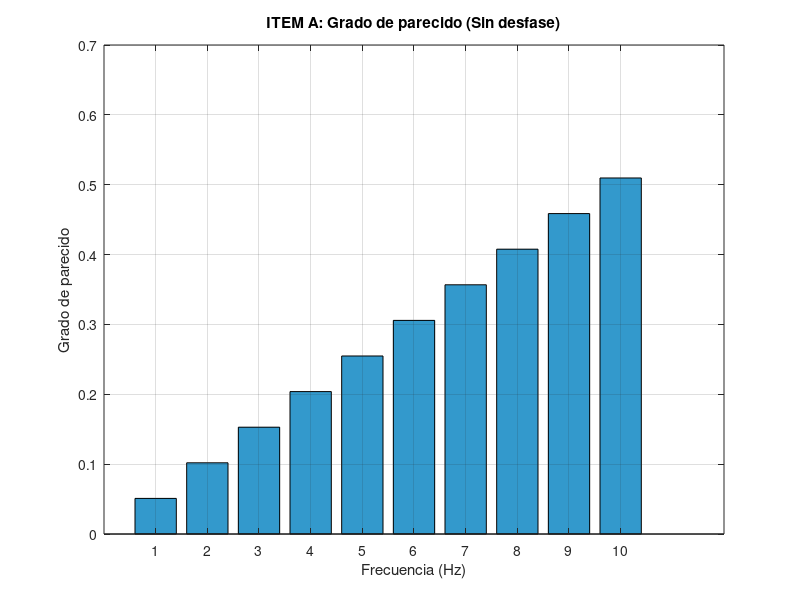
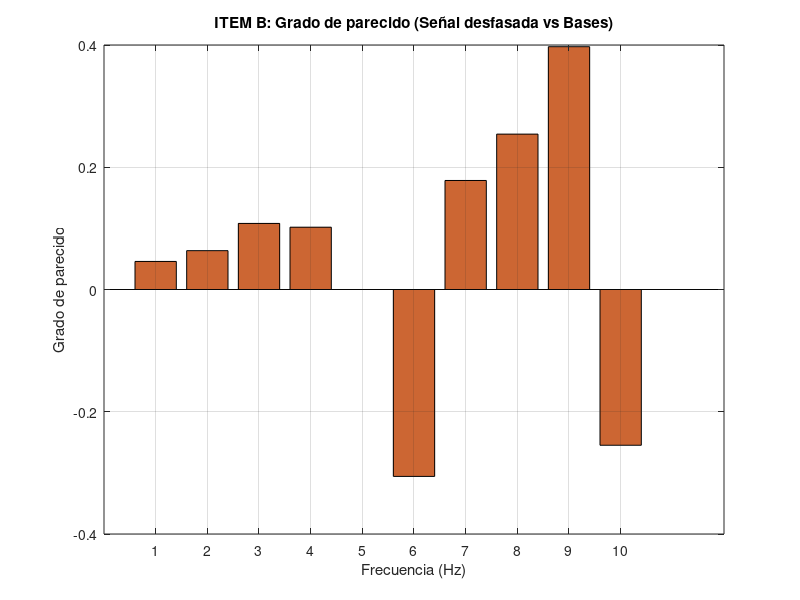
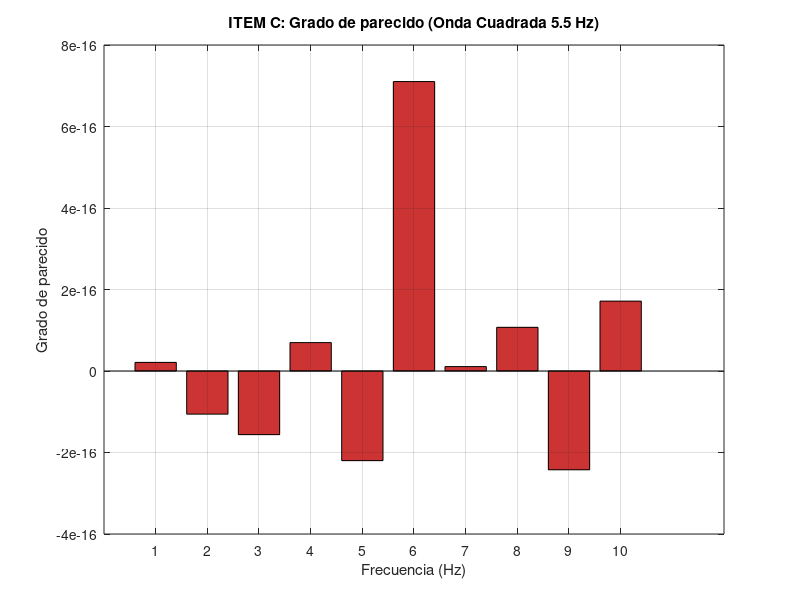

Reproduce these figures in MATLAB, in order.

fm = 1000;
t = (0:fm-1)/fm; 
frecuencias = 1:10;

coeficientes = 0.1:0.1:1;  % item a: sin fase
fases = [pi/7, pi*2/7, pi/4, 3*pi/9, pi/2, pi, pi/3, pi/3.5, pi/6, 2*pi/1.5];  % item b: con fase

% ITEM A ----------------
f1 = zeros(1, fm);
for i = 1:length(frecuencias)
    % Señal senoidal "a pata"
    y = sin(2 * pi * frecuencias(i) * t); 
    f1 = f1 + coeficientes(i) .* y;
end

% Calculamos el parecido con cada senoidal (sin fase)
parecidos1 = zeros(1, length(frecuencias));
for i = 1:length(frecuencias)
    y = sin(2 * pi * frecuencias(i) * t);
    % Producto interno normalizado
    parecidos1(i) = sum(f1 .* y) / (norm(f1) * norm(y)); 
end

figure(1)
bar(frecuencias, parecidos1, 'FaceColor', [0.2 0.6 0.8])
title('ITEM A: Grado de parecido (Sin desfase)');
xlabel('Frecuencia (Hz)')
ylabel('Grado de parecido')
grid on;

%si  los coeficientes fueran los mismos, el grafico de barras mostraria
%que el parecido de nuestra señal es el mismo con todas las frecuencias

%el parecido aumenta segun el peso de la frecuencia comparada dentro de la señal

%esto resulta de saber que las senoidales de distintas frecuencias (enteros)
%son ortogonales entre si, luego es facil ver que el resultado del producto interno
%entre la senoidal y nuestra señal tiene cos(tita) = 1,y el parecido solo depende del alfa (los alfa si se desarrolla)


% ITEM B ----------------
f2 = zeros(1, fm);
for i = 1:length(frecuencias)
    % Señal senoidal con desfase "a pata"
    y = sin(2 * pi * frecuencias(i) * t + fases(i));
    f2 = f2 + coeficientes(i) .* y;
end

% Calculamos el parecido con cada senoidal base (las originales SIN fase)
parecidos2 = zeros(1, length(frecuencias));
for i = 1:length(frecuencias)
    y = sin(2 * pi * frecuencias(i) * t); 
    parecidos2(i) = sum(f2 .* y) / (norm(f2) * norm(y));
end

figure(2)
bar(frecuencias, parecidos2, 'FaceColor', [0.8 0.4 0.2])
title('ITEM B: Grado de parecido (Señal desfasada vs Bases)');
xlabel('Frecuencia (Hz)')
ylabel('Grado de parecido')
grid on;

%Ahora el parecido de la sinusoidal con la señal ya no sirve como referencia para saber su peso dentro de la misma.
% Esto se debe a que el producto interno entre dos sinusoidales de igual frecuencia
% pero distinta fase varia como cos(phi), por lo que una componente con mucho peso
% pero desfasada cerca de pi/2 puede dar un parecido cercano a cero, y una desfasada
% cerca de pi puede dar un valor negativo

% ITEM C --------------------
% Onda cuadrada de 5.5 Hz "a pata" usando la función signo
cuadrada = sign(sin(2 * pi * 5.5 * t)); 

parecidos3 = zeros(1, length(frecuencias));
for i = 1:length(frecuencias)
    y = sin(2 * pi * frecuencias(i) * t);
    parecidos3(i) = sum(cuadrada .* y) / (norm(cuadrada) * norm(y));
end

figure(3)
bar(frecuencias, parecidos3, 'FaceColor', [0.8 0.2 0.2])
title('ITEM C: Grado de parecido (Onda Cuadrada 5.5 Hz)');
xlabel('Frecuencia (Hz)')
ylabel('Grado de parecido')
grid on;
pause(15);

% La onda cuadrada de 5.5 Hz no puede ser representada exactamente por ninguna
% de las senoidales de la grilla de 1 a 10 Hz, ya que sus armonicos naturales
% (5.5, 16.5, 27.5 Hz...) no coinciden con ninguna frecuencia de dicha grilla.
% Esto se refleja en el grafico de barras: no hay un pico claro en ninguna
% frecuencia particular, sino que el parecido aparece distribuido entre varias. 

%consecuencia directa de la ortogonalidad de las senoidales:
% si la frecuencia necesaria no esta en la base de comparacion, la energia
% de la señal se "derrama" sobre las frecuencias disponibles sin concentrarse
% en ninguna.Tambien se puede pensar como una base no completa, ya q si el conjunto
%de senoidales no incluye frecuencias de la señal a representar, siempre existirá un error de aprox.



%el producto interno es excelente para extraer información y calcular el parecido, siempre y cuando la señal a buscar 
%pertenezca a tu base de frecuencias enteras y esté perfectamente alineada en fase. Si la señal se desfasa (Item B) 
%o su frecuencia cae en el medio de tus bases (Item C), el método falla por las propiedades geométricas de la ortogonalidad.
